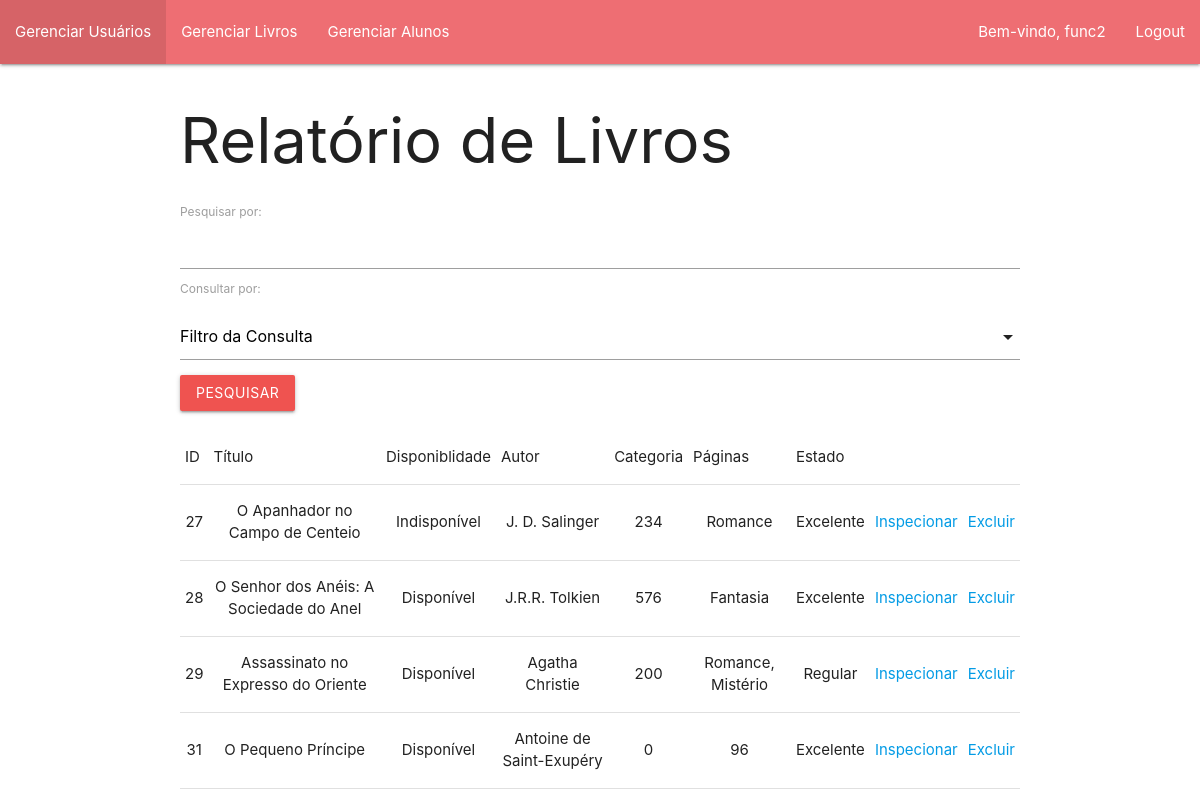
/admin/livros_read.php (signed in), run on the app's committed database.
### tables this page shows
CREATE TABLE IF NOT EXISTS `livros` (
  `id_livro` int(11) NOT NULL AUTO_INCREMENT,
  `titulo` varchar(400) DEFAULT NULL,
  `status_livro` varchar(50) DEFAULT NULL,
  `autor` varchar(400) DEFAULT NULL,
  `paginas` int(11) NOT NULL DEFAULT 0,
  `categoria` varchar(50) NOT NULL DEFAULT '0',
  `estado_livro` varchar(50) NOT NULL DEFAULT '0',
  `imagem` varchar(400) NOT NULL DEFAULT '0',
  `comentarios` varchar(400) NOT NULL DEFAULT '0',
  PRIMARY KEY (`id_livro`)
);

### admin/livros_read.php (the view, shortened to what this page needs)
<!DOCTYPE html>
<html lang="en">
<head>
    <link type="text/css" rel="stylesheet" href="../materialize/css/materialize.min.css"  media="screen,projection"/>
</head>
<body>
    <?php include 'navbar.php' ?>
    <div class="container">
        <h1>Relatório de Livros</h1>
        <form method="post">
            <label for="search">Pesquisar por:</label>
            <input type="text" id="search" name="pesquisa" autocomplete="off">
            <label for="consultaPor">Consultar por: </label>
            <div class="input-field col s12">
            </div>
            <div class="row">
                <button class="btn red lighten-1" type="submit" name="submit">Pesquisar</button>
            </div>
        </form>
        <div class="row">
            <table class="stripped centered">
                <thead>
                    <tr>
                        <td>ID</td>
                        <td>Título</td>
                        <td>Disponiblidade</td>
                        <td>Autor</td>
                        <td>Categoria</td>
                        <td>Páginas</td>
                        <td>Estado</td>
                    </tr>
                </thead>
                <tbody>
                    <?php
                        include 'connect.php';
                        include 'classes.php';
                        if(!isset($_POST['submit']))
                        {
                            $query = "SELECT * FROM livros";
                            $stmt = $mysqli->prepare($query);
                            $stmt->execute();
                            $result = $stmt->get_result();
                            $rows = $result->fetch_all(MYSQLI_NUM);
                        }
                        foreach($rows as $row)
                        {
                            echo "<tr>";
                            foreach($row as $columnIndex=>$entry)
                            {
                                if($columnIndex == 7 || $columnIndex == 8)
                                {
                                    continue;
                                }
                                echo "<td>$entry</td>";
                            }
                            echo "<td><a href='./livros_insp.php?id=$row[0]'>Inspecionar</a></td>";
                            echo "<td><a href='./livros_delete.php?id=$row[0]'>Excluir</a></td>";
                            echo "</tr>";
                        }
                    ?>
                </tbody>
            </table>
        </div>
    </div>
</body>
</html>

### data on the page
livros: id_livro "27", titulo "O Apanhador no Campo de Centeio", status_livro "Indisponível", autor "J. D. Salinger", paginas "234", categoria "Romance", estado_livro "Excelente"
livros: id_livro "28", titulo "O Senhor dos Anéis: A Sociedade do Anel", status_livro "Disponível", autor "J.R.R. Tolkien", paginas "576", categoria "Fantasia", estado_livro "Excelente"
livros: id_livro "29", titulo "Assassinato no Expresso do Oriente", status_livro "Disponível", autor "Agatha Christie", paginas "200", categoria "Romance, Mistério", estado_livro "Regular"
livros: id_livro "31", titulo "O Pequeno Príncipe", status_livro "Disponível", autor "Antoine de Saint-Exupéry", paginas "0", categoria "96", estado_livro "Excelente"

### other printed values
$nome "func2"
